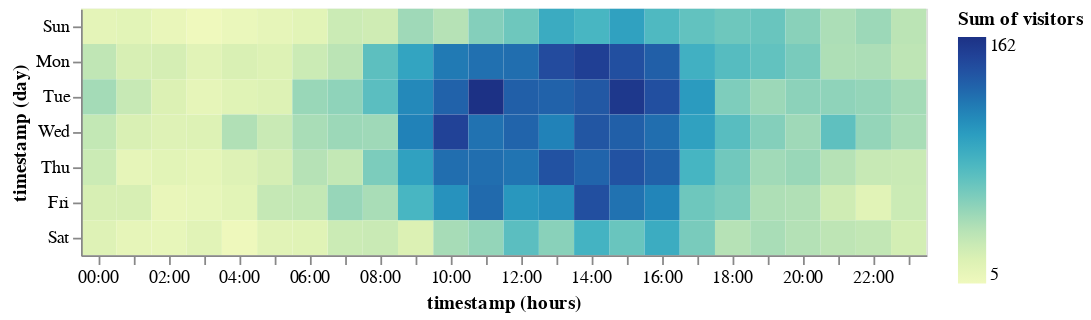

Notebook source saved alongside this figure:
### Markdown cell above
---

## EXERCISE 2: Weekday vs hour of day heatmap

A heatmap is a compact way to view typical patterns throughout the day, and how that varies by weekday.

Now, put together the earlier examples to create the visualization below. Days of the week are on the vertical axis, hours of the day are on the horizontal, and color is the number of visitors. *(I've removed some of the axis labels to hide hints from you.)*

*Hint: you need to change from a Time data type to Ordinal to get discreet marks*

### Code cell
alt.Chart(pageviews).mark_rect().encode(
    x = 'hours(timestamp):O',
    y = 'day(timestamp):O',
    color = 'sum(visitors)'
)

### Figure 1 — Vega specification as saved in the notebook (floating-point values rounded to 4 significant figures; data arrays with more than 128 entries replaced by an {"elided": "..."} marker saying what was removed)
{"$schema": "https://vega.github.io/schema/vega/v5.json", "data": [{"name": "source_0", "values": {"elided": "168 records"}, "transform": [{"type": "formula", "expr": "toDate(datum['hours_timestamp'])", "as": "hours_timestamp"}, {"type": "formula", "expr": "toDate(datum['day_timestamp'])", "as": "day_timestamp"}]}, {"name": "source_0_x_domain_hours_timestamp", "values": [{"hours_timestamp": "2012-01-01T16:00:00.000"}, {"hours_timestamp": "2012-01-01T13:00:00.000"}, {"hours_timestamp": "2012-01-01T10:00:00.000"}, {"hours_timestamp": "2012-01-01T18:00:00.000"}, {"hours_timestamp": "2012-01-01T09:00:00.000"}, {"hours_timestamp": "2012-01-01T04:00:00.000"}, {"hours_timestamp": "2012-01-01T14:00:00.000"}, {"hours_timestamp": "2012-01-01T15:00:00.000"}, {"hours_timestamp": "2012-01-01T17:00:00.000"}, {"hours_timestamp": "2012-01-01T22:00:00.000"}, {"hours_timestamp": "2012-01-01T08:00:00.000"}, {"hours_timestamp": "2012-01-01T20:00:00.000"}, {"hours_timestamp": "2012-01-01T00:00:00.000"}, {"hours_timestamp": "2012-01-01T01:00:00.000"}, {"hours_timestamp": "2012-01-01T12:00:00.000"}, {"hours_timestamp": "2012-01-01T05:00:00.000"}, {"hours_timestamp": "2012-01-01T07:00:00.000"}, {"hours_timestamp": "2012-01-01T21:00:00.000"}, {"hours_timestamp": "2012-01-01T03:00:00.000"}, {"hours_timestamp": "2012-01-01T11:00:00.000"}, {"hours_timestamp": "2012-01-01T23:00:00.000"}, {"hours_timestamp": "2012-01-01T06:00:00.000"}, {"hours_timestamp": "2012-01-01T19:00:00.000"}, {"hours_timestamp": "2012-01-01T02:00:00.000"}], "transform": [{"type": "formula", "expr": "toDate(datum['hours_timestamp'])", "as": "hours_timestamp"}]}, {"name": "source_0_y_domain_day_timestamp", "values": [{"day_timestamp": "2012-01-01T00:00:00.000"}, {"day_timestamp": "2012-01-02T00:00:00.000"}, {"day_timestamp": "2012-01-03T00:00:00.000"}, {"day_timestamp": "2012-01-04T00:00:00.000"}, {"day_timestamp": "2012-01-05T00:00:00.000"}, {"day_timestamp": "2012-01-06T00:00:00.000"}, {"day_timestamp": "2012-01-07T00:00:00.000"}], "transform": [{"type": "formula", "expr": "toDate(datum['day_timestamp'])", "as": "day_timestamp"}]}, {"name": "source_0_color_domain_sum_visitors", "values": [{"min": 5, "max": 162}]}], "signals": [{"name": "x_step", "value": 20}, {"name": "width", "update": "bandspace(domain('x').length, 0, 0) * x_step"}, {"name": "y_step", "value": 20}, {"name": "height", "update": "bandspace(domain('y').length, 0, 0) * y_step"}], "marks": [{"type": "rect", "name": "marks", "from": {"data": "source_0"}, "encode": {"update": {"description": {"signal": "\"timestamp (hours): \" + (timeFormat(datum[\"hours_timestamp\"], timeUnitSpecifier([\"hours\"], {\"year-month\":\"%b %Y \",\"year-month-date\":\"%b %d, %Y \"}))) + \"; timestamp (day): \" + (timeFormat(datum[\"day_timestamp\"], timeUnitSpecifier([\"day\"], {\"year-month\":\"%b %Y \",\"year-month-date\":\"%b %d, %Y \"}))) + \"; Sum of visitors: \" + (format(datum[\"sum_visitors\"], \"\"))"}, "x": {"field": "hours_timestamp", "scale": "x"}, "height": {"signal": "max(0.25, bandwidth('y'))"}, "fill": {"field": "sum_visitors", "scale": "color"}, "width": {"signal": "max(0.25, bandwidth('x'))"}, "y": {"field": "day_timestamp", "scale": "y"}}}, "style": ["rect"]}], "scales": [{"name": "x", "type": "band", "domain": {"data": "source_0_x_domain_hours_timestamp", "field": "hours_timestamp", "sort": true}, "range": {"step": {"signal": "x_step"}}, "paddingInner": 0, "paddingOuter": 0}, {"name": "y", "type": "band", "domain": {"data": "source_0_y_domain_day_timestamp", "field": "day_timestamp", "sort": true}, "range": {"step": {"signal": "y_step"}}, "paddingOuter": 0, "paddingInner": 0}, {"name": "color", "type": "linear", "domain": [{"signal": "(data(\"source_0_color_domain_sum_visitors\")[0] || {}).min"}, {"signal": "(data(\"source_0_color_domain_sum_visitors\")[0] || {}).max"}], "range": "heatmap", "zero": false, "interpolate": "hcl"}], "axes": [{"scale": "x", "formatType": "time", "grid": false, "format": {"signal": "timeUnitSpecifier([\"hours\"], {\"year-month\":\"%b %Y \",\"year-month-date\":\"%b %d, %Y \"})"}, "tickMinStep": {"signal": "datetime(2001, 0, 1, 1, 0, 0, 0) - datetime(2001, 0, 1, 0, 0, 0, 0)"}, "labelOverlap": true, "zindex": 1, "title": "timestamp (hours)", "orient": "bottom"}, {"scale": "y", "formatType": "time", "orient": "left", "zindex": 1, "format": {"signal": "timeUnitSpecifier([\"day\"], {\"year-month\":\"%b %Y \",\"year-month-date\":\"%b %d, %Y \"})"}, "title": "timestamp (day)", "labelOverlap": true, "grid": false}], "background": "white", "legends": [{"fill": "color", "gradientLength": {"signal": "clamp(height, 64, 200)"}, "title": "Sum of visitors"}], "style": "cell", "padding": 5}
